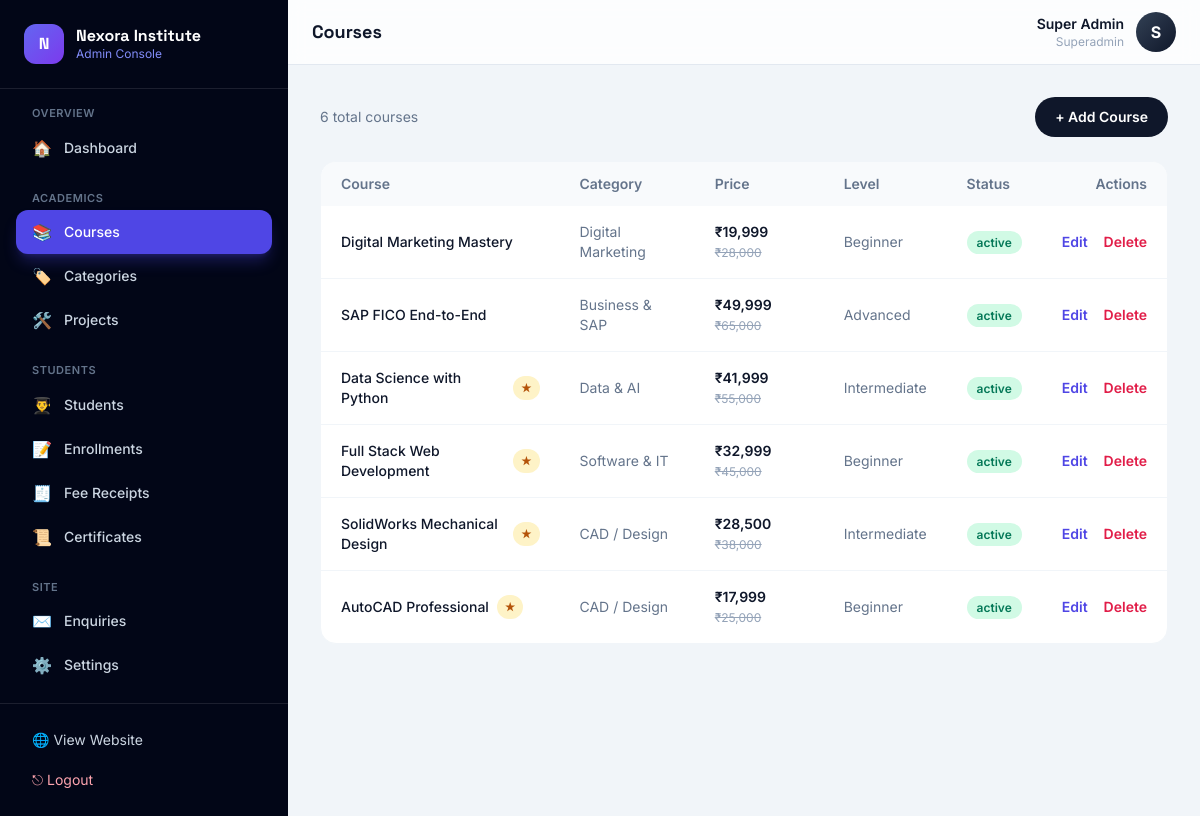
The app's page /admin/courses.php (signed in) with its own data.
### tables this page shows
CREATE TABLE courses (
  id              INT AUTO_INCREMENT PRIMARY KEY,
  title           VARCHAR(160) NOT NULL,
  slug            VARCHAR(180) NOT NULL UNIQUE,
  category_id     INT NULL,
  short_desc      VARCHAR(255) NULL,
  description     TEXT NULL,
  duration        VARCHAR(60)  DEFAULT '3 Months',
  level           ENUM('Beginner','Intermediate','Advanced') DEFAULT 'Beginner',
  price           DECIMAL(10,2) DEFAULT 0,
  discount_price  DECIMAL(10,2) NULL,
  software        VARCHAR(255) NULL,
  syllabus        TEXT NULL,
  image           VARCHAR(255) NULL,
  is_featured     TINYINT(1) DEFAULT 0,
  status          ENUM('active','draft') DEFAULT 'active',
  created_at      TIMESTAMP DEFAULT CURRENT_TIMESTAMP,
  CONSTRAINT fk_course_cat FOREIGN KEY (category_id) REFERENCES categories(id) ON DELETE SET NULL
);

CREATE TABLE categories (
  id    INT AUTO_INCREMENT PRIMARY KEY,
  name  VARCHAR(100) NOT NULL,
  slug  VARCHAR(120) NOT NULL UNIQUE,
  icon  VARCHAR(60)  DEFAULT 'graduation-cap'
);

### includes/functions.php (called while the page is built, shortened)
<?php
require_once __DIR__ . '/../config/database.php';
function e(?string $str): string
{
    return htmlspecialchars($str ?? '', ENT_QUOTES, 'UTF-8');
}
function url(string $path = ''): string
{
    return BASE_URL . '/' . ltrim($path, '/');
}
function money($amount): string
{
    return '₹' . number_format((float)$amount, 0);
}
function settings(): array
{
    $cache = [];
    try {
        $rows = db()->query('SELECT skey, svalue FROM settings')->fetchAll();
        foreach ($rows as $r) {
            $cache[$r['skey']] = $r['svalue'];
        }
    } catch (Throwable $e) {
        $cache = [];
    }
    return $cache;
}
function setting(string $key, string $default = ''): string
{
    $s = settings();
    return $s[$key] ?? $default;
}
function admin_logged_in(): bool
{
    return !empty($_SESSION['admin_id']);
}
function current_admin(): ?array
{
    static $admin = null;
    if ($admin === null) {
        $stmt = db()->prepare('SELECT * FROM admins WHERE id = ?');
        $stmt->execute([$_SESSION['admin_id']]);
        $admin = $stmt->fetch() ?: null;
    }
    return $admin;
}

### config/database.php (called while the page is built, shortened)
<?php
function db(): PDO
{
    if (isset($GLOBALS['__app_pdo']) && $GLOBALS['__app_pdo'] instanceof PDO) {
        return $GLOBALS['__app_pdo'];
    }
    $dsn = sprintf('mysql:host=%s;dbname=%s;charset=%s', DB_HOST, DB_NAME, DB_CHARSET);
    $options = [
        PDO::ATTR_ERRMODE            => PDO::ERRMODE_EXCEPTION,
        PDO::ATTR_DEFAULT_FETCH_MODE => PDO::FETCH_ASSOC,
        PDO::ATTR_EMULATE_PREPARES   => false,
    ];
    return $GLOBALS['__app_pdo'];
}

### admin/courses.php (the view, shortened to what this page needs)
<?php
require_once __DIR__ . '/_layout.php';
$d = db();
    ?>
    <?php
$courses = $d->query("SELECT c.*, cat.name AS category FROM courses c LEFT JOIN categories cat ON cat.id=c.category_id ORDER BY c.id DESC")->fetchAll();
admin_layout_top('courses', 'Courses');
?>
<div class="flex items-center justify-between mb-6">
  <p class="text-slate-500 text-sm"><?= count($courses) ?> total courses</p>
  <a href="<?= url('admin/courses.php?action=new') ?>" class="px-5 py-2.5 rounded-full bg-slate-900 text-white text-sm font-semibold hover:bg-brand-600 transition">+ Add Course</a>
</div>
<div class="rounded-2xl bg-white border border-slate-100 overflow-hidden">
  <div class="overflow-x-auto">
    <table class="w-full text-sm">
      <thead class="bg-slate-50 text-slate-500 text-left">
        <tr><th class="px-5 py-3 font-semibold">Course</th><th class="px-5 py-3 font-semibold">Category</th><th class="px-5 py-3 font-semibold">Price</th><th class="px-5 py-3 font-semibold">Level</th><th class="px-5 py-3 font-semibold">Status</th><th class="px-5 py-3 font-semibold text-right">Actions</th></tr>
      </thead>
      <tbody class="divide-y divide-slate-100">
        <?php foreach ($courses as $c): $price=$c['discount_price']?:$c['price']; ?>
          <tr class="hover:bg-slate-50">
            <td class="px-5 py-4">
              <div class="flex items-center gap-2">
                <p class="font-medium text-slate-900"><?= e($c['title']) ?></p>
                <?php if($c['is_featured']): ?><span class="px-2 py-0.5 rounded-full bg-amber-100 text-amber-700 text-[10px] font-bold">★</span><?php endif; ?>
              </div>
            </td>
            <td class="px-5 py-4 text-slate-500"><?= e($c['category'] ?? '—') ?></td>
            <td class="px-5 py-4 font-semibold text-slate-900"><?= money($price) ?><?php if($c['discount_price']): ?> <span class="text-xs text-slate-400 line-through font-normal"><?= money($c['price']) ?></span><?php endif; ?></td>
            <td class="px-5 py-4 text-slate-500"><?= e($c['level']) ?></td>
            <td class="px-5 py-4"><span class="px-2.5 py-1 rounded-full text-xs font-semibold <?= $c['status']==='active'?'bg-emerald-100 text-emerald-700':'bg-slate-100 text-slate-500' ?>"><?= e($c['status']) ?></span></td>
            <td class="px-5 py-4 text-right whitespace-nowrap">
              <a href="<?= url('admin/courses.php?action=edit&id=' . $c['id']) ?>" class="text-brand-600 font-semibold hover:text-brand-700">Edit</a>
              <form method="post" class="inline" onsubmit="return confirm('Delete this course? This cannot be undone.')">
                <button class="ml-3 text-rose-600 font-semibold hover:text-rose-700">Delete</button>
              </form>
            </td>
          </tr>
        <?php endforeach; ?>
      </tbody>
    </table>
  </div>
</div>
<?php admin_layout_bottom(); ?>

### admin/_layout.php (shortened to what this page needs)
<?php
require_once __DIR__ . '/../includes/functions.php';
$admin = current_admin();
function admin_layout_top(string $active, string $title): void
{
    global $admin;
    $groups = [
        'Overview' => [
            'dashboard' => ['Dashboard', '🏠', 'index.php'],
        ],
        'Academics' => [
            'courses'      => ['Courses',      '📚', 'courses.php'],
            'categories'   => ['Categories',   '🏷️', 'categories.php'],
            'projects'     => ['Projects',     '🛠️', 'projects.php'],
        ],
        'Students' => [
            'students'     => ['Students',     '👨‍🎓', 'students.php'],
            'enrollments'  => ['Enrollments',  '📝', 'enrollments.php'],
            'payments'     => ['Fee Receipts', '🧾', 'payments.php'],
            'certificates' => ['Certificates', '📜', 'certificates.php'],
        ],
        'Site' => [
            'contacts'     => ['Enquiries',    '✉️', 'contacts.php'],
            'settings'     => ['Settings',     '⚙️', 'settings.php'],
        ],
    ];
    ?>
<!DOCTYPE html><html lang="en" class="scroll-smooth"><head>
<script src="https://cdn.tailwindcss.com"></script>
<link rel="stylesheet" href="<?= url('assets/css/style.css') ?>">
</head><body class="font-sans bg-slate-100 text-slate-800 antialiased">
<div class="min-h-screen lg:flex">
  <aside id="sidebar" class="fixed lg:static inset-y-0 left-0 z-40 w-72 bg-slate-950 text-slate-300 transform -translate-x-full lg:translate-x-0 transition-transform duration-300 flex flex-col">
    <div class="p-6 flex items-center gap-3 border-b border-white/10">
      <span class="grid place-items-center w-10 h-10 rounded-xl bg-gradient-to-br from-brand-500 to-violet-600 text-white font-display font-bold">N</span>
      <div><p class="font-display font-bold text-white leading-tight"><?= e(setting('site_name')) ?></p><p class="text-xs text-brand-400">Admin Console</p></div>
    </div>
    <nav class="flex-1 p-4 space-y-5 overflow-y-auto">
      <?php foreach ($groups as $gname => $items): ?>
        <div>
          <p class="px-4 text-[11px] uppercase tracking-wider text-slate-500 font-semibold mb-1"><?= $gname ?></p>
          <?php foreach ($items as $key => $item): $is = $key === $active; ?>
            <a href="<?= url('admin/' . $item[2]) ?>" class="flex items-center gap-3 px-4 py-2.5 rounded-xl text-sm font-medium transition <?= $is ? 'bg-brand-600 text-white shadow-lg shadow-brand-600/30' : 'hover:bg-white/5 hover:text-white' ?>">
              <span class="text-base"><?= $item[1] ?></span><?= $item[0] ?>
            </a>
          <?php endforeach; ?>
        </div>
      <?php endforeach; ?>
    </nav>
    <div class="p-4 border-t border-white/10">
      <a href="<?= url('index.php') ?>" target="_blank" class="flex items-center gap-3 px-4 py-2.5 rounded-xl text-sm hover:bg-white/5 hover:text-white transition">🌐 View Website</a>
      <a href="<?= url('admin/logout.php') ?>" class="flex items-center gap-3 px-4 py-2.5 rounded-xl text-sm text-rose-300 hover:bg-rose-500/10 transition">⎋ Logout</a>
    </div>
  </aside>
  <div class="flex-1 min-w-0 flex flex-col">
    <header class="sticky top-0 z-20 bg-white/80 backdrop-blur border-b border-slate-200">
      <div class="px-4 sm:px-6 h-16 flex items-center justify-between">
        <div class="flex items-center gap-3">
          <h1 class="font-display font-bold text-lg text-slate-900"><?= e($title) ?></h1>
        </div>
        <div class="flex items-center gap-3">
          <div class="text-right hidden sm:block"><p class="text-sm font-semibold text-slate-900"><?= e($admin['name']) ?></p><p class="text-xs text-slate-400 capitalize"><?= e($admin['role']) ?></p></div>
          <span class="grid place-items-center w-10 h-10 rounded-full bg-gradient-to-br from-slate-700 to-slate-900 text-white font-bold"><?= e(strtoupper(substr($admin['name'],0,1))) ?></span>
        </div>
      </div>
    </header>
    <main class="flex-1 p-4 sm:p-6 lg:p-8">
    <?php
}
function admin_layout_bottom(): void
{
    ?>
    </main>
  </div>
</div>
</body></html>
    <?php
}

### assets/css/style.css (style rules this page uses)
:root { --brand: #4f46e5; --brand-light: #818cf8; }
html { -webkit-tap-highlight-color: transparent; }

### records on screen
courses: title "Digital Marketing Mastery", category.name "Digital Marketing", discount_price "₹19,999", price "₹28,000", level "Beginner", status "active"
courses: title "SAP FICO End-to-End", category.name "Business & SAP", discount_price "₹49,999", price "₹65,000", level "Advanced", status "active"
courses: title "Data Science with Python", category.name "Data & AI", discount_price "₹41,999", price "₹55,000", level "Intermediate", status "active"
courses: title "Full Stack Web Development", category.name "Software & IT", discount_price "₹32,999", price "₹45,000", level "Beginner", status "active"
courses: title "SolidWorks Mechanical Design", category.name "CAD / Design", discount_price "₹28,500", price "₹38,000", level "Intermediate", status "active"
courses: title "AutoCAD Professional", category.name "CAD / Design", discount_price "₹17,999", price "₹25,000", level "Beginner", status "active"

### other values on screen
setting('site_name') "Nexora Institute"
$gname "OVERVIEW"
$item[1] "🏠"
$item[0] "Dashboard"
$gname "ACADEMICS"
$item[1] "📚"
$item[0] "Courses"
$item[1] "🏷️"
$item[0] "Categories"
$item[1] "🛠️"
$item[0] "Projects"
$gname "STUDENTS"
$item[1] "👨‍🎓"
$item[0] "Students"
$item[1] "📝"
